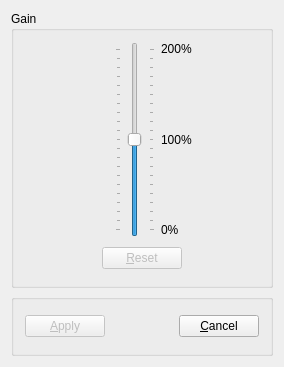
<?xml version="1.0" encoding="UTF-8"?>
<ui version="4.0">
 <class>EditGainBase</class>
 <widget class="QDialog" name="EditGainBase">
  <property name="geometry">
   <rect>
    <x>0</x>
    <y>0</y>
    <width>284</width>
    <height>367</height>
   </rect>
  </property>
  <property name="windowTitle">
   <string>OOMidi: Modify gain</string>
  </property>
  <layout class="QVBoxLayout">
   <item>
    <widget class="QGroupBox" name="groupBox2">
     <property name="title">
      <string>Gain</string>
     </property>
     <layout class="QVBoxLayout">
      <item>
       <layout class="QHBoxLayout">
        <item>
         <spacer name="spacer6">
          <property name="orientation">
           <enum>Qt::Horizontal</enum>
          </property>
          <property name="sizeType">
           <enum>QSizePolicy::Expanding</enum>
          </property>
          <property name="sizeHint" stdset="0">
           <size>
            <width>90</width>
            <height>41</height>
           </size>
          </property>
         </spacer>
        </item>
        <item>
         <widget class="QSlider" name="sliderGain">
          <property name="minimumSize">
           <size>
            <width>40</width>
            <height>150</height>
           </size>
          </property>
          <property name="maximum">
           <number>200</number>
          </property>
          <property name="value">
           <number>100</number>
          </property>
          <property name="orientation">
           <enum>Qt::Vertical</enum>
          </property>
          <property name="tickPosition">
           <enum>QSlider::TicksBothSides</enum>
          </property>
          <property name="tickInterval">
           <number>10</number>
          </property>
         </widget>
        </item>
        <item>
         <layout class="QVBoxLayout">
          <item>
           <widget class="QLabel" name="textLabel2">
            <property name="text">
             <string>200%</string>
            </property>
            <property name="wordWrap">
             <bool>false</bool>
            </property>
           </widget>
          </item>
          <item>
           <spacer name="spacer4">
            <property name="orientation">
             <enum>Qt::Vertical</enum>
            </property>
            <property name="sizeType">
             <enum>QSizePolicy::Expanding</enum>
            </property>
            <property name="sizeHint" stdset="0">
             <size>
              <width>30</width>
              <height>109</height>
             </size>
            </property>
           </spacer>
          </item>
          <item>
           <widget class="QLabel" name="textLabel1">
            <property name="text">
             <string>100%</string>
            </property>
            <property name="wordWrap">
             <bool>false</bool>
            </property>
           </widget>
          </item>
          <item>
           <spacer name="spacer3">
            <property name="orientation">
             <enum>Qt::Vertical</enum>
            </property>
            <property name="sizeType">
             <enum>QSizePolicy::Expanding</enum>
            </property>
            <property name="sizeHint" stdset="0">
             <size>
              <width>30</width>
              <height>108</height>
             </size>
            </property>
           </spacer>
          </item>
          <item>
           <widget class="QLabel" name="textLabel3">
            <property name="text">
             <string>0%</string>
            </property>
            <property name="wordWrap">
             <bool>false</bool>
            </property>
           </widget>
          </item>
         </layout>
        </item>
        <item>
         <spacer name="spacer7">
          <property name="orientation">
           <enum>Qt::Horizontal</enum>
          </property>
          <property name="sizeType">
           <enum>QSizePolicy::Expanding</enum>
          </property>
          <property name="sizeHint" stdset="0">
           <size>
            <width>51</width>
            <height>31</height>
           </size>
          </property>
         </spacer>
        </item>
       </layout>
      </item>
      <item>
       <layout class="QHBoxLayout">
        <item>
         <spacer name="spacer11">
          <property name="orientation">
           <enum>Qt::Horizontal</enum>
          </property>
          <property name="sizeType">
           <enum>QSizePolicy::Expanding</enum>
          </property>
          <property name="sizeHint" stdset="0">
           <size>
            <width>70</width>
            <height>31</height>
           </size>
          </property>
         </spacer>
        </item>
        <item>
         <widget class="QPushButton" name="buttonReset">
          <property name="enabled">
           <bool>false</bool>
          </property>
          <property name="text">
           <string>&amp;Reset</string>
          </property>
          <property name="shortcut">
           <string>Alt+R</string>
          </property>
         </widget>
        </item>
        <item>
         <spacer name="spacer12">
          <property name="orientation">
           <enum>Qt::Horizontal</enum>
          </property>
          <property name="sizeType">
           <enum>QSizePolicy::Expanding</enum>
          </property>
          <property name="sizeHint" stdset="0">
           <size>
            <width>71</width>
            <height>31</height>
           </size>
          </property>
         </spacer>
        </item>
       </layout>
      </item>
     </layout>
    </widget>
   </item>
   <item>
    <widget class="QGroupBox" name="buttonGroup2">
     <property name="title">
      <string/>
     </property>
     <layout class="QVBoxLayout">
      <item>
       <layout class="QHBoxLayout">
        <item>
         <widget class="QPushButton" name="buttonApply">
          <property name="enabled">
           <bool>false</bool>
          </property>
          <property name="text">
           <string>&amp;Apply</string>
          </property>
          <property name="shortcut">
           <string>Alt+A</string>
          </property>
         </widget>
        </item>
        <item>
         <spacer name="spacer5">
          <property name="orientation">
           <enum>Qt::Horizontal</enum>
          </property>
          <property name="sizeType">
           <enum>QSizePolicy::Expanding</enum>
          </property>
          <property name="sizeHint" stdset="0">
           <size>
            <width>61</width>
            <height>31</height>
           </size>
          </property>
         </spacer>
        </item>
        <item>
         <widget class="QPushButton" name="buttonCancel">
          <property name="enabled">
           <bool>true</bool>
          </property>
          <property name="text">
           <string>&amp;Cancel</string>
          </property>
          <property name="shortcut">
           <string>Alt+C</string>
          </property>
         </widget>
        </item>
       </layout>
      </item>
     </layout>
    </widget>
   </item>
  </layout>
 </widget>
 <layoutdefault spacing="6" margin="11"/>
 <resources/>
 <connections/>
</ui>
